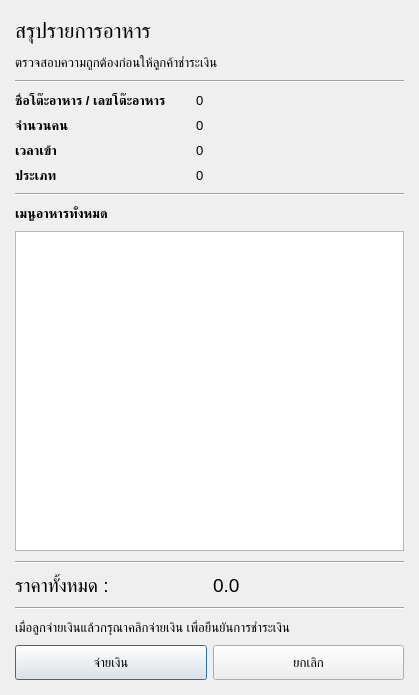
<?xml version="1.0" encoding="UTF-8"?>
<ui version="4.0">
 <class>Dialog</class>
 <widget class="QDialog" name="Dialog">
  <property name="geometry">
   <rect>
    <x>0</x>
    <y>0</y>
    <width>419</width>
    <height>695</height>
   </rect>
  </property>
  <property name="minimumSize">
   <size>
    <width>419</width>
    <height>695</height>
   </size>
  </property>
  <property name="font">
   <font>
    <pointsize>10</pointsize>
   </font>
  </property>
  <property name="windowTitle">
   <string>ตรวจสอบรายการอาหาร</string>
  </property>
  <layout class="QGridLayout" name="gridLayout">
   <property name="leftMargin">
    <number>15</number>
   </property>
   <property name="topMargin">
    <number>15</number>
   </property>
   <property name="rightMargin">
    <number>15</number>
   </property>
   <property name="bottomMargin">
    <number>15</number>
   </property>
   <property name="verticalSpacing">
    <number>10</number>
   </property>
   <item row="0" column="0" colspan="2">
    <widget class="QLabel" name="label">
     <property name="minimumSize">
      <size>
       <width>0</width>
       <height>30</height>
      </size>
     </property>
     <property name="font">
      <font>
       <pointsize>16</pointsize>
      </font>
     </property>
     <property name="text">
      <string>สรุปรายการอาหาร</string>
     </property>
    </widget>
   </item>
   <item row="6" column="0" colspan="2">
    <widget class="QTableView" name="tableView"/>
   </item>
   <item row="11" column="0">
    <widget class="QPushButton" name="check_bill_button">
     <property name="minimumSize">
      <size>
       <width>0</width>
       <height>35</height>
      </size>
     </property>
     <property name="text">
      <string>จ่ายเงิน</string>
     </property>
    </widget>
   </item>
   <item row="11" column="1">
    <widget class="QPushButton" name="cancel_button">
     <property name="minimumSize">
      <size>
       <width>0</width>
       <height>35</height>
      </size>
     </property>
     <property name="text">
      <string>ยกเลิก</string>
     </property>
    </widget>
   </item>
   <item row="8" column="0">
    <widget class="QLabel" name="label_5">
     <property name="font">
      <font>
       <pointsize>14</pointsize>
      </font>
     </property>
     <property name="text">
      <string>ราคาทั้งหมด :</string>
     </property>
    </widget>
   </item>
   <item row="8" column="1">
    <widget class="QLabel" name="total_price_label">
     <property name="font">
      <font>
       <pointsize>14</pointsize>
      </font>
     </property>
     <property name="text">
      <string>0.0</string>
     </property>
    </widget>
   </item>
   <item row="2" column="0" colspan="2">
    <widget class="Line" name="line">
     <property name="orientation">
      <enum>Qt::Horizontal</enum>
     </property>
    </widget>
   </item>
   <item row="7" column="0" colspan="2">
    <widget class="Line" name="line_3">
     <property name="orientation">
      <enum>Qt::Horizontal</enum>
     </property>
    </widget>
   </item>
   <item row="9" column="0" colspan="2">
    <widget class="Line" name="line_4">
     <property name="orientation">
      <enum>Qt::Horizontal</enum>
     </property>
    </widget>
   </item>
   <item row="5" column="0">
    <widget class="QLabel" name="label_3">
     <property name="font">
      <font>
       <weight>75</weight>
       <bold>true</bold>
      </font>
     </property>
     <property name="text">
      <string>เมนูอาหารทั้งหมด</string>
     </property>
    </widget>
   </item>
   <item row="3" column="0" colspan="2">
    <layout class="QFormLayout" name="formLayout">
     <property name="horizontalSpacing">
      <number>30</number>
     </property>
     <property name="verticalSpacing">
      <number>10</number>
     </property>
     <item row="0" column="0">
      <widget class="QLabel" name="label_2">
       <property name="font">
        <font>
         <weight>75</weight>
         <bold>true</bold>
        </font>
       </property>
       <property name="text">
        <string>ชื่อโต๊ะอาหาร / เลขโต๊ะอาหาร</string>
       </property>
      </widget>
     </item>
     <item row="0" column="1">
      <widget class="QLabel" name="table_name">
       <property name="text">
        <string>0</string>
       </property>
      </widget>
     </item>
     <item row="1" column="0">
      <widget class="QLabel" name="label_4">
       <property name="font">
        <font>
         <weight>75</weight>
         <bold>true</bold>
        </font>
       </property>
       <property name="text">
        <string>จำนวนคน</string>
       </property>
      </widget>
     </item>
     <item row="1" column="1">
      <widget class="QLabel" name="person">
       <property name="text">
        <string>0</string>
       </property>
      </widget>
     </item>
     <item row="2" column="0">
      <widget class="QLabel" name="label_6">
       <property name="font">
        <font>
         <weight>75</weight>
         <bold>true</bold>
        </font>
       </property>
       <property name="text">
        <string>เวลาเข้า</string>
       </property>
      </widget>
     </item>
     <item row="2" column="1">
      <widget class="QLabel" name="in_time">
       <property name="text">
        <string>0</string>
       </property>
      </widget>
     </item>
     <item row="3" column="0">
      <widget class="QLabel" name="label_8">
       <property name="font">
        <font>
         <weight>75</weight>
         <bold>true</bold>
        </font>
       </property>
       <property name="text">
        <string>ประเภท</string>
       </property>
      </widget>
     </item>
     <item row="3" column="1">
      <widget class="QLabel" name="type">
       <property name="text">
        <string>0</string>
       </property>
      </widget>
     </item>
    </layout>
   </item>
   <item row="4" column="0" colspan="2">
    <widget class="Line" name="line_2">
     <property name="orientation">
      <enum>Qt::Horizontal</enum>
     </property>
    </widget>
   </item>
   <item row="10" column="0" colspan="2">
    <widget class="QLabel" name="label_7">
     <property name="text">
      <string>เมื่อลูกจ่ายเงินแล้วกรุณาคลิกจ่ายเงิน เพื่อยืนยันการชำระเงิน</string>
     </property>
    </widget>
   </item>
   <item row="1" column="0" colspan="2">
    <widget class="QLabel" name="label_9">
     <property name="text">
      <string>ตรวจสอบความถูกต้องก่อนให้ลูกค้าชำระเงิน</string>
     </property>
    </widget>
   </item>
  </layout>
 </widget>
 <resources/>
 <connections/>
</ui>
